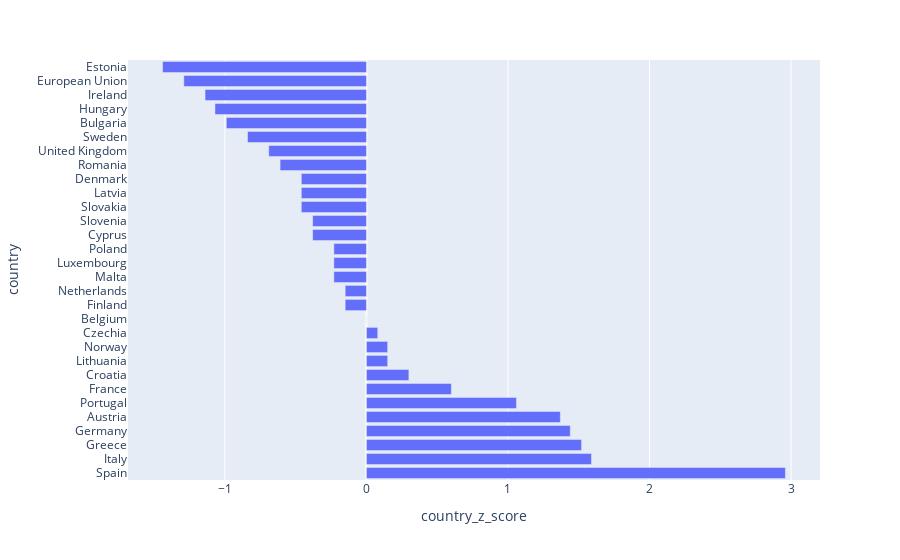
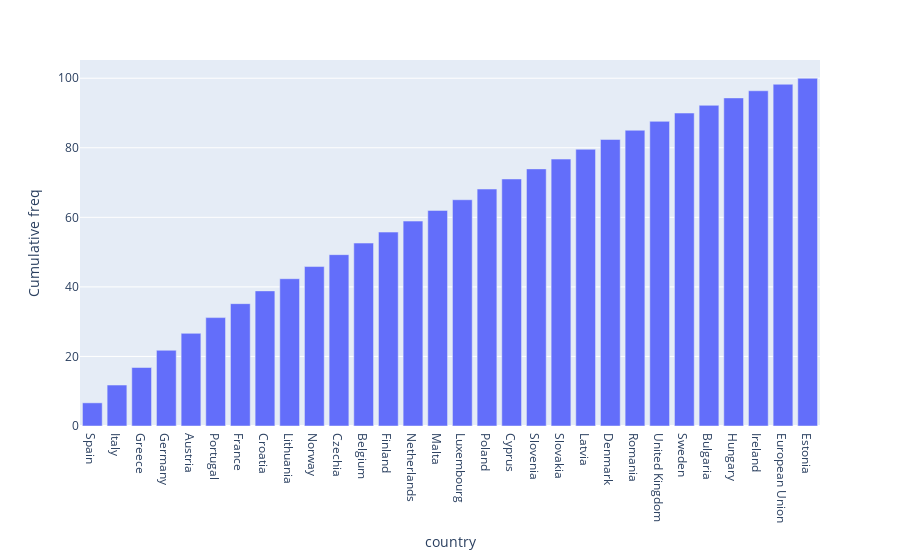
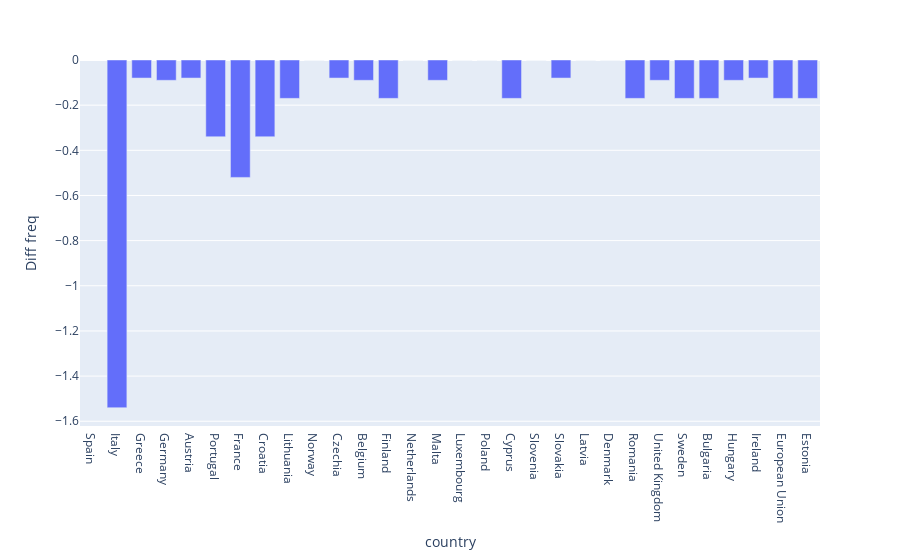
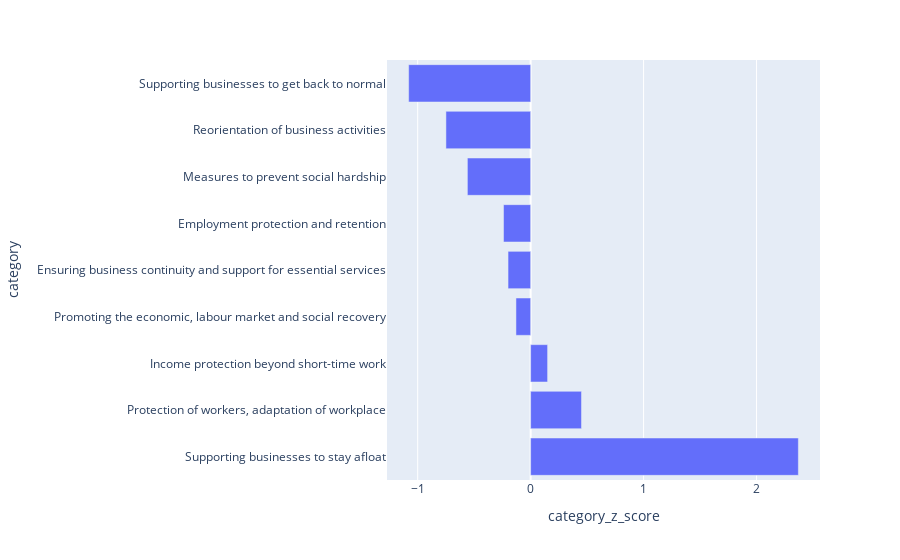

Source (notebook cell) for these figures, in order:
### Markdown cell above
## Analysis and visualization:
- Z score.
- cumulative frequencies
- difference in neighboring frequencies

### Code cell
for key in eda_result.keys():
    data = eda_result[key].copy()
    column_name = data.columns[1]
    zscore_column = data.columns[0]+'_z_score'
    cumulative_freq = 'Cumulative freq'
    diff_freq = 'Diff freq'
    data[zscore_column] = round((data[column_name]-data[column_name].mean())/data[column_name].std(),2)
    data[cumulative_freq] = data[column_name].cumsum()
    data[diff_freq] = data[column_name].diff()
    display(Markdown(f"Std deviation for [{key}] is [{round(data[column_name].std(),2)}]"))
    display(data)
    px.bar(data,x=data.columns[2],y=data.columns[0]).show()
    px.bar(data,x=data.columns[0],y=data.columns[3]).show()
    px.bar(data,x=data.columns[0],y=data.columns[4]).show()

### Figure 1 — Plotly figure (JSON) as saved in the notebook; plotly's stock layout.template omitted (floating-point values rounded to 4 significant figures)
{"data": [{"alignmentgroup": "True", "hovertemplate": "country_z_score=%{x}<br>country=%{y}<extra></extra>", "legendgroup": "", "marker": {"color": "#636efa"}, "name": "", "offsetgroup": "", "orientation": "h", "showlegend": false, "textposition": "auto", "type": "bar", "x": [2.96, 1.59, 1.52, 1.44, 1.37, 1.06, 0.6, 0.3, 0.15, 0.15, 0.08, -0.0, -0.15, -0.15, -0.23, -0.23, -0.23, -0.38, -0.38, -0.46, -0.46, -0.46, -0.61, -0.69, -0.84, -0.99, -1.07, -1.14, -1.29, -1.44], "xaxis": "x", "y": ["Spain", "Italy", "Greece", "Germany", "Austria", "Portugal", "France", "Croatia", "Lithuania", "Norway", "Czechia", "Belgium", "Finland", "Netherlands", "Malta", "Luxembourg", "Poland", "Cyprus", "Slovenia", "Slovakia", "Latvia", "Denmark", "Romania", "United Kingdom", "Sweden", "Bulgaria", "Hungary", "Ireland", "European Union", "Estonia"], "yaxis": "y"}], "layout": {"barmode": "relative", "legend": {"tracegroupgap": 0}, "margin": {"t": 60}, "xaxis": {"anchor": "y", "domain": [0.0, 1.0], "title": {"text": "country_z_score"}}, "yaxis": {"anchor": "x", "domain": [0.0, 1.0], "title": {"text": "country"}}}}

### Figure 2 — Plotly figure (JSON) as saved in the notebook; plotly's stock layout.template omitted (floating-point values rounded to 4 significant figures)
{"data": [{"alignmentgroup": "True", "hovertemplate": "country=%{x}<br>Cumulative freq=%{y}<extra></extra>", "legendgroup": "", "marker": {"color": "#636efa"}, "name": "", "offsetgroup": "", "orientation": "v", "showlegend": false, "textposition": "auto", "type": "bar", "x": ["Spain", "Italy", "Greece", "Germany", "Austria", "Portugal", "France", "Croatia", "Lithuania", "Norway", "Czechia", "Belgium", "Finland", "Netherlands", "Malta", "Luxembourg", "Poland", "Cyprus", "Slovenia", "Slovakia", "Latvia", "Denmark", "Romania", "United Kingdom", "Sweden", "Bulgaria", "Hungary", "Ireland", "European Union", "Estonia"], "xaxis": "x", "y": [6.66, 11.78, 16.82, 21.77, 26.64, 31.17, 35.18, 38.85, 42.35, 45.85, 49.27, 52.6, 55.76, 58.92, 61.99, 65.06, 68.13, 71.03, 73.93, 76.75, 79.57, 82.39, 85.04, 87.6, 89.99, 92.21, 94.34, 96.39, 98.27, 99.98], "yaxis": "y"}], "layout": {"barmode": "relative", "legend": {"tracegroupgap": 0}, "margin": {"t": 60}, "xaxis": {"anchor": "y", "domain": [0.0, 1.0], "title": {"text": "country"}}, "yaxis": {"anchor": "x", "domain": [0.0, 1.0], "title": {"text": "Cumulative freq"}}}}

### Figure 3 — Plotly figure (JSON) as saved in the notebook; plotly's stock layout.template omitted (floating-point values rounded to 4 significant figures)
{"data": [{"alignmentgroup": "True", "hovertemplate": "country=%{x}<br>Diff freq=%{y}<extra></extra>", "legendgroup": "", "marker": {"color": "#636efa"}, "name": "", "offsetgroup": "", "orientation": "v", "showlegend": false, "textposition": "auto", "type": "bar", "x": ["Spain", "Italy", "Greece", "Germany", "Austria", "Portugal", "France", "Croatia", "Lithuania", "Norway", "Czechia", "Belgium", "Finland", "Netherlands", "Malta", "Luxembourg", "Poland", "Cyprus", "Slovenia", "Slovakia", "Latvia", "Denmark", "Romania", "United Kingdom", "Sweden", "Bulgaria", "Hungary", "Ireland", "European Union", "Estonia"], "xaxis": "x", "y": [null, -1.54, -0.08, -0.09, -0.08, -0.34, -0.52, -0.34, -0.17, 0.0, -0.08, -0.09, -0.17, 0.0, -0.09, 0.0, 0.0, -0.17, 0.0, -0.08, 0.0, 0.0, -0.17, -0.09, -0.17, -0.17, -0.09, -0.08, -0.17, -0.17], "yaxis": "y"}], "layout": {"barmode": "relative", "legend": {"tracegroupgap": 0}, "margin": {"t": 60}, "xaxis": {"anchor": "y", "domain": [0.0, 1.0], "title": {"text": "country"}}, "yaxis": {"anchor": "x", "domain": [0.0, 1.0], "title": {"text": "Diff freq"}}}}

### Figure 4 — Plotly figure (JSON) as saved in the notebook; plotly's stock layout.template omitted (floating-point values rounded to 4 significant figures)
{"data": [{"alignmentgroup": "True", "hovertemplate": "category_z_score=%{x}<br>category=%{y}<extra></extra>", "legendgroup": "", "marker": {"color": "#636efa"}, "name": "", "offsetgroup": "", "orientation": "h", "showlegend": false, "textposition": "auto", "type": "bar", "x": [2.37, 0.45, 0.15, -0.13, -0.2, -0.24, -0.56, -0.75, -1.08], "xaxis": "x", "y": ["Supporting businesses to stay afloat", "Protection of workers, adaptation of workplace", "Income protection beyond short-time work", "Promoting the economic, labour market and social recovery", "Ensuring business continuity and support for essential services", "Employment protection and retention", "Measures to prevent social hardship", "Reorientation of business activities", "Supporting businesses to get back to normal"], "yaxis": "y"}], "layout": {"barmode": "relative", "legend": {"tracegroupgap": 0}, "margin": {"t": 60}, "xaxis": {"anchor": "y", "domain": [0.0, 1.0], "title": {"text": "category_z_score"}}, "yaxis": {"anchor": "x", "domain": [0.0, 1.0], "title": {"text": "category"}}}}
